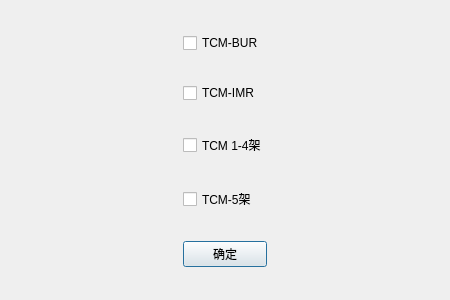
<?xml version="1.0" encoding="UTF-8"?>
<ui version="4.0">
 <class>rollingChooseDialog</class>
 <widget class="QDialog" name="rollingChooseDialog">
  <property name="geometry">
   <rect>
    <x>0</x>
    <y>0</y>
    <width>450</width>
    <height>300</height>
   </rect>
  </property>
  <property name="windowTitle">
   <string>选择具体轧辊sheet</string>
  </property>
  <property name="windowIcon">
   <iconset resource="../../../qtResource/resource.qrc">
    <normaloff>:/icons/icons/成功.png</normaloff>:/icons/icons/成功.png</iconset>
  </property>
  <layout class="QHBoxLayout" name="horizontalLayout">
   <property name="leftMargin">
    <number>0</number>
   </property>
   <property name="topMargin">
    <number>0</number>
   </property>
   <property name="rightMargin">
    <number>0</number>
   </property>
   <property name="bottomMargin">
    <number>0</number>
   </property>
   <item>
    <widget class="CardWidget" name="CardWidget">
     <property name="layoutDirection">
      <enum>Qt::LeftToRight</enum>
     </property>
     <layout class="QGridLayout" name="gridLayout">
      <item row="0" column="0">
       <widget class="CheckBox" name="CheckBox">
        <property name="sizePolicy">
         <sizepolicy hsizetype="Fixed" vsizetype="Fixed">
          <horstretch>0</horstretch>
          <verstretch>0</verstretch>
         </sizepolicy>
        </property>
        <property name="text">
         <string>TCM-BUR</string>
        </property>
       </widget>
      </item>
      <item row="1" column="0">
       <widget class="CheckBox" name="CheckBox_2">
        <property name="sizePolicy">
         <sizepolicy hsizetype="Fixed" vsizetype="Fixed">
          <horstretch>0</horstretch>
          <verstretch>0</verstretch>
         </sizepolicy>
        </property>
        <property name="text">
         <string>TCM-IMR</string>
        </property>
       </widget>
      </item>
      <item row="2" column="0">
       <widget class="CheckBox" name="CheckBox_3">
        <property name="sizePolicy">
         <sizepolicy hsizetype="Fixed" vsizetype="Fixed">
          <horstretch>0</horstretch>
          <verstretch>0</verstretch>
         </sizepolicy>
        </property>
        <property name="text">
         <string>TCM 1-4架</string>
        </property>
       </widget>
      </item>
      <item row="3" column="0">
       <widget class="CheckBox" name="CheckBox_4">
        <property name="sizePolicy">
         <sizepolicy hsizetype="Fixed" vsizetype="Fixed">
          <horstretch>0</horstretch>
          <verstretch>0</verstretch>
         </sizepolicy>
        </property>
        <property name="text">
         <string>TCM-5架</string>
        </property>
       </widget>
      </item>
      <item row="4" column="0">
       <widget class="PrimaryPushButton" name="PrimaryPushButton">
        <property name="text">
         <string>确定</string>
        </property>
       </widget>
      </item>
     </layout>
    </widget>
   </item>
  </layout>
 </widget>
 <customwidgets>
  <customwidget>
   <class>CheckBox</class>
   <extends>QCheckBox</extends>
   <header>qfluentwidgets</header>
  </customwidget>
  <customwidget>
   <class>PushButton</class>
   <extends>QPushButton</extends>
   <header>qfluentwidgets</header>
  </customwidget>
  <customwidget>
   <class>PrimaryPushButton</class>
   <extends>PushButton</extends>
   <header>qfluentwidgets</header>
  </customwidget>
  <customwidget>
   <class>CardWidget</class>
   <extends>QFrame</extends>
   <header>qfluentwidgets</header>
   <container>1</container>
  </customwidget>
 </customwidgets>
 <resources>
  <include location="../../../qtResource/resource.qrc"/>
 </resources>
 <connections/>
</ui>
